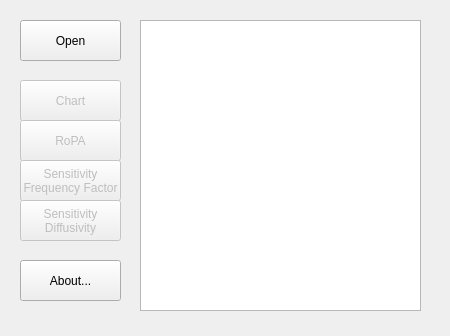
<?xml version="1.0" encoding="UTF-8"?>
<ui version="4.0">
 <class>qsensitivityClass</class>
 <widget class="QWidget" name="qsensitivityClass">
  <property name="geometry">
   <rect>
    <x>0</x>
    <y>0</y>
    <width>450</width>
    <height>336</height>
   </rect>
  </property>
  <property name="windowTitle">
   <string>OpenSMOKE - Sensitivity Analysis</string>
  </property>
  <widget class="QPushButton" name="pushButton_open">
   <property name="geometry">
    <rect>
     <x>20</x>
     <y>20</y>
     <width>101</width>
     <height>41</height>
    </rect>
   </property>
   <property name="toolTip">
    <string>Open file</string>
   </property>
   <property name="text">
    <string>Open</string>
   </property>
   <property name="icon">
    <iconset resource="images.qrc">
     <normaloff>:/Resources/images/icon_open.png</normaloff>:/Resources/images/icon_open.png</iconset>
   </property>
  </widget>
  <widget class="QTextEdit" name="textEdit_status">
   <property name="geometry">
    <rect>
     <x>140</x>
     <y>20</y>
     <width>281</width>
     <height>291</height>
    </rect>
   </property>
  </widget>
  <widget class="QPushButton" name="pushButton_chart2d">
   <property name="enabled">
    <bool>false</bool>
   </property>
   <property name="geometry">
    <rect>
     <x>20</x>
     <y>80</y>
     <width>101</width>
     <height>41</height>
    </rect>
   </property>
   <property name="text">
    <string>Chart</string>
   </property>
  </widget>
  <widget class="QPushButton" name="pushButton_ropa">
   <property name="enabled">
    <bool>false</bool>
   </property>
   <property name="geometry">
    <rect>
     <x>20</x>
     <y>120</y>
     <width>101</width>
     <height>41</height>
    </rect>
   </property>
   <property name="text">
    <string>RoPA</string>
   </property>
  </widget>
  <widget class="QPushButton" name="pushButton_sensitivity">
   <property name="enabled">
    <bool>false</bool>
   </property>
   <property name="geometry">
    <rect>
     <x>20</x>
     <y>160</y>
     <width>101</width>
     <height>41</height>
    </rect>
   </property>
   <property name="text">
    <string>Sensitivity
Frequency Factor</string>
   </property>
  </widget>
  <widget class="QPushButton" name="pushButton_about">
   <property name="enabled">
    <bool>true</bool>
   </property>
   <property name="geometry">
    <rect>
     <x>20</x>
     <y>260</y>
     <width>101</width>
     <height>41</height>
    </rect>
   </property>
   <property name="text">
    <string>About...</string>
   </property>
  </widget>
  <widget class="QPushButton" name="pushButton_sensitivity_diffusivity">
   <property name="enabled">
    <bool>false</bool>
   </property>
   <property name="geometry">
    <rect>
     <x>20</x>
     <y>200</y>
     <width>101</width>
     <height>41</height>
    </rect>
   </property>
   <property name="text">
    <string>Sensitivity
Diffusivity</string>
   </property>
  </widget>
 </widget>
 <layoutdefault spacing="6" margin="11"/>
 <resources>
  <include location="images.qrc"/>
 </resources>
 <connections>
  <connection>
   <sender>pushButton_open</sender>
   <signal>clicked()</signal>
   <receiver>qsensitivityClass</receiver>
   <slot>openFile()</slot>
   <hints>
    <hint type="sourcelabel">
     <x>81</x>
     <y>45</y>
    </hint>
    <hint type="destinationlabel">
     <x>203</x>
     <y>132</y>
    </hint>
   </hints>
  </connection>
  <connection>
   <sender>pushButton_chart2d</sender>
   <signal>clicked()</signal>
   <receiver>qsensitivityClass</receiver>
   <slot>openChart()</slot>
   <hints>
    <hint type="sourcelabel">
     <x>81</x>
     <y>97</y>
    </hint>
    <hint type="destinationlabel">
     <x>208</x>
     <y>100</y>
    </hint>
   </hints>
  </connection>
  <connection>
   <sender>pushButton_ropa</sender>
   <signal>clicked()</signal>
   <receiver>qsensitivityClass</receiver>
   <slot>openROPA()</slot>
   <hints>
    <hint type="sourcelabel">
     <x>80</x>
     <y>149</y>
    </hint>
    <hint type="destinationlabel">
     <x>203</x>
     <y>159</y>
    </hint>
   </hints>
  </connection>
  <connection>
   <sender>pushButton_sensitivity</sender>
   <signal>clicked()</signal>
   <receiver>qsensitivityClass</receiver>
   <slot>openSensitivity()</slot>
   <hints>
    <hint type="sourcelabel">
     <x>77</x>
     <y>173</y>
    </hint>
    <hint type="destinationlabel">
     <x>195</x>
     <y>221</y>
    </hint>
   </hints>
  </connection>
  <connection>
   <sender>pushButton_about</sender>
   <signal>clicked()</signal>
   <receiver>qsensitivityClass</receiver>
   <slot>openAbout()</slot>
   <hints>
    <hint type="sourcelabel">
     <x>85</x>
     <y>289</y>
    </hint>
    <hint type="destinationlabel">
     <x>119</x>
     <y>314</y>
    </hint>
   </hints>
  </connection>
  <connection>
   <sender>pushButton_sensitivity_diffusivity</sender>
   <signal>clicked()</signal>
   <receiver>qsensitivityClass</receiver>
   <slot>openSensitivityDiffusivity()</slot>
   <hints>
    <hint type="sourcelabel">
     <x>57</x>
     <y>228</y>
    </hint>
    <hint type="destinationlabel">
     <x>153</x>
     <y>10</y>
    </hint>
   </hints>
  </connection>
 </connections>
 <slots>
  <slot>openFile()</slot>
  <slot>openChart()</slot>
  <slot>openROPA()</slot>
  <slot>openSensitivity()</slot>
  <slot>openAbout()</slot>
  <slot>openSensitivityDiffusivity()</slot>
 </slots>
</ui>
